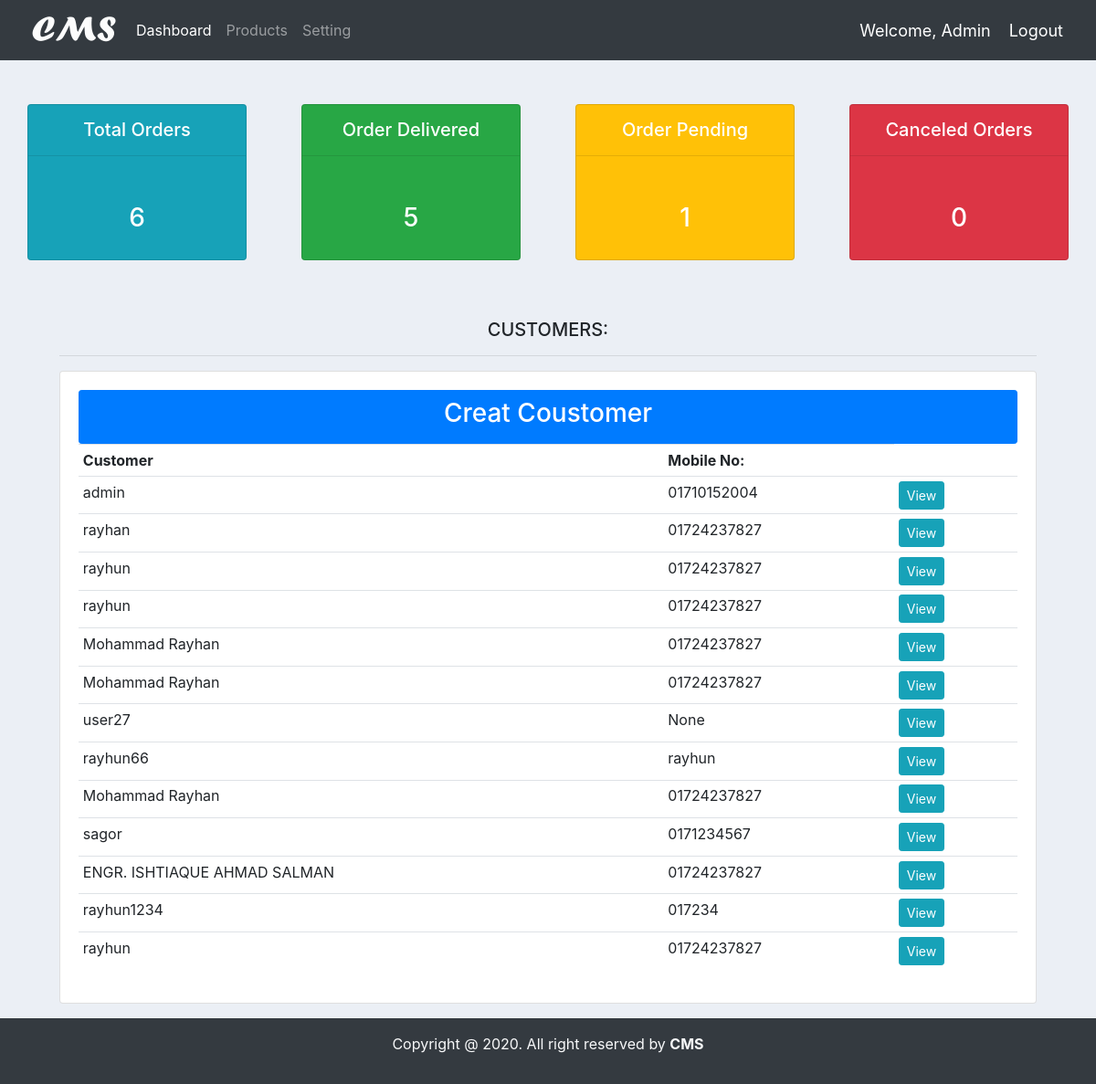
The app's page /all/customer (signed in), older data.
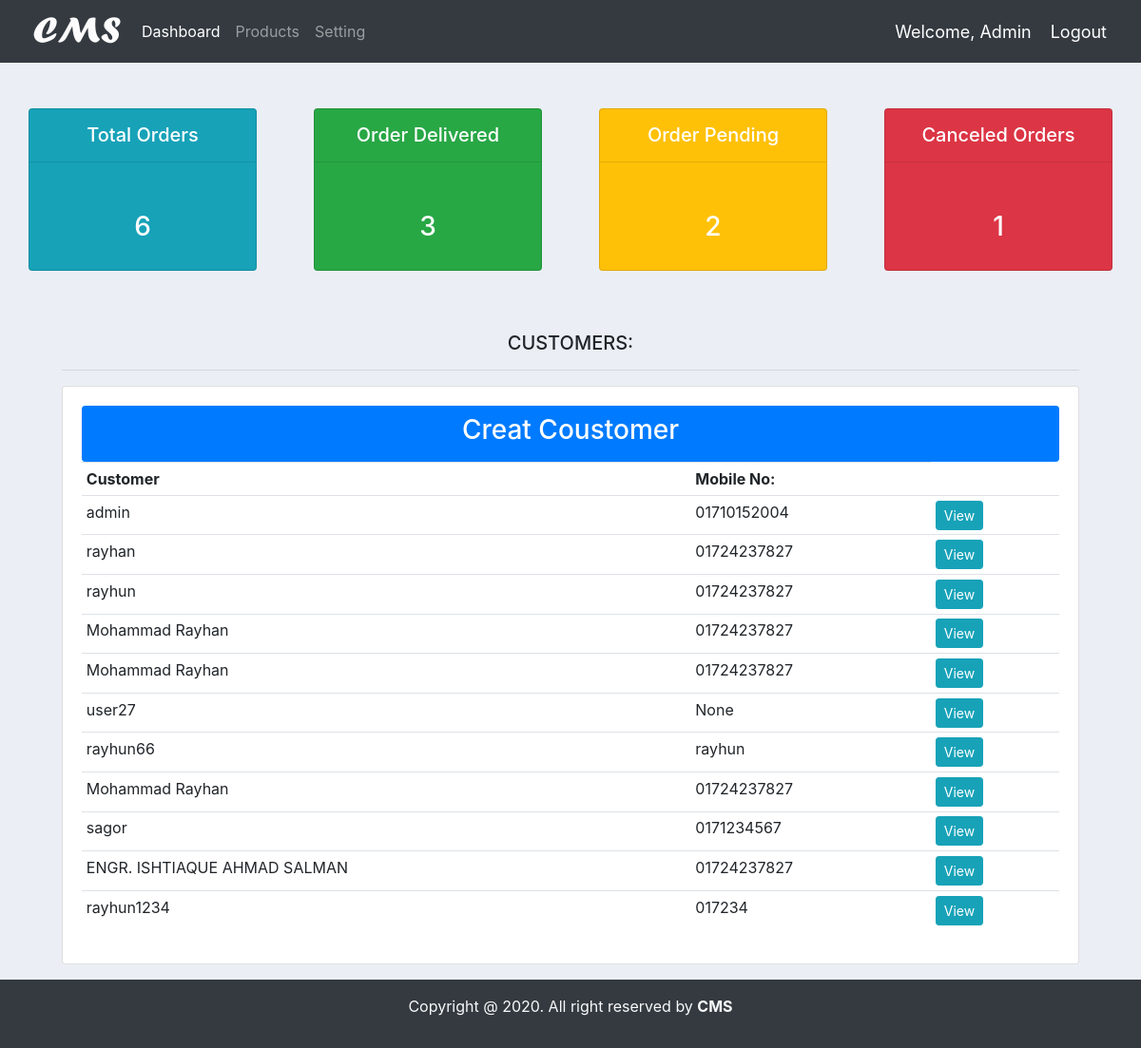
The same page, newer data.
### accounts/models.py (models this page shows, shortened)
class Customer(models.Model):
    user = models.OneToOneField(User, null=True, blank=True, on_delete=models.CASCADE)
    name = models.CharField(max_length=200, null=True)
    phone = models.CharField(max_length=200, null=True)
    email = models.CharField(max_length=200, null=True)
    profile_pic = models.ImageField(default="demo.jpg", null=True, blank=True)
    date_created = models.DateTimeField(auto_now_add=True, null=True)

### accounts/decorators.py (the view)
    def wrapper_func(request, *args, **kwargs):
        group = None
        if request.user.groups.exists():
            group = request.user.groups.all()[0].name
        if group == 'customer':
            return redirect('user_profile')
        elif group == 'admin':
            return view_func(request, *args, **kwargs)
        else:
            context = {}
            return render(request, 'accounts/customer_not_auth.html', context)

### accounts/views.py (called while the page is built)
@login_required
@admin_only
def all_customer(request):
    orders = Order.objects.all()
    customers = Customer.objects.all()
    total_orders = orders.count()
    order_delivered = orders.filter(statur='Delivered').count()
    order_pending = orders.filter(statur='Pending').count()
    order_cancels = orders.filter(statur='Canceled Order').count()
    context = {
        'total_orders':total_orders,
        'order_delivered':order_delivered,
        'order_pending':order_pending,
        'order_cancels':order_cancels,
        'customers':customers
    }
    return render(request, 'accounts/customer_list.html',context)

### accounts/templates/accounts/customer_list.html
{% extends 'accounts/main.html' %}
{% block content %}
<div class="container-fluid">
    {% include 'accounts/status.html' %}
    <div class="row">
        <div class="col-md-11 m-auto">
            <h5 class="text-center">CUSTOMERS:</h5>
            <hr>
            <div class="card card-body">
                <a class="btn btn-primary btn-sm btn-block py-2" href="{% url 'create_customer' %}">
                    <h3>Creat Coustomer</h3></a>
                <table class="table table-sm">
                    <tr>
                        <th>Customer</th>
                        <th>Mobile No:</th>
                    </tr>
                    {% for customer in customers %}
                    <tr>
                        <td>{{ customer.name }}</td>
                        <td>{{ customer.phone }}</td>
                        <td><a class="btn btn-sm btn-info" href="{% url 'customer' customer.pk %}">View</a></td>
                    </tr>
                    {% endfor %}
                </table>
            </div>
        </div>
    </div>
</div>
{% endblock %}

Row changes from the older to the newer data that the page shows:
removed Customer: name "rayhun", phone "01724237827"
removed Customer: name "rayhun", phone "01724237827"
Text that changed along with them:
{{ order_delivered }}: "5" → "3"
{{ order_pending }}: "1" → "2"
{{ order_cancels }}: "0" → "1"
